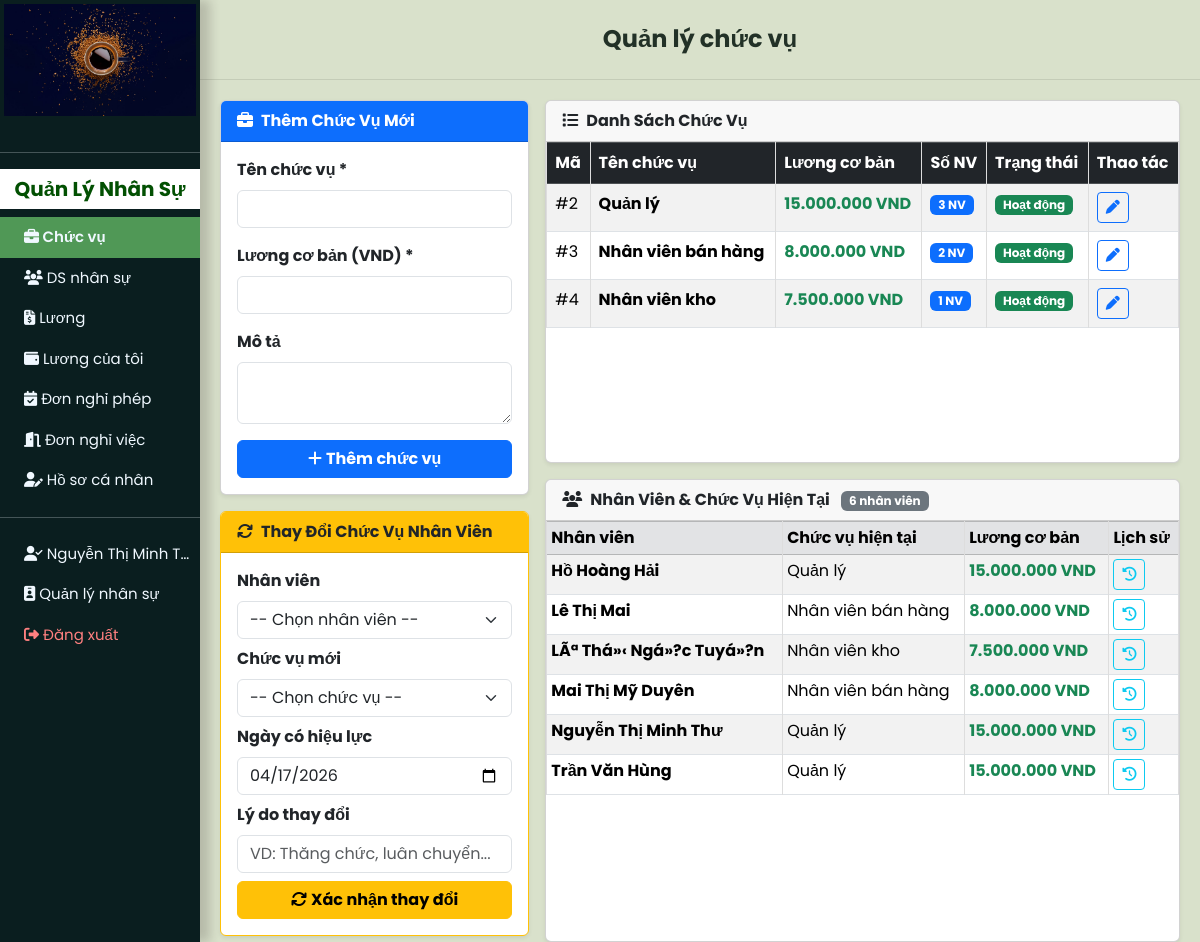
/user_page.php?chucvu (signed in), run on the app's committed database.
### tables this page shows
CREATE TABLE `accounts` (
  `account_id` int(11) NOT NULL,
  `full_name` varchar(150) NOT NULL,
  `email` varchar(150) NOT NULL,
  `password` varchar(255) NOT NULL,
  `role_id` int(11) NOT NULL DEFAULT 3,
  `position_id` int(11) DEFAULT NULL,
  `phone` varchar(20) DEFAULT NULL,
  `address` text DEFAULT NULL,
  `birth_date` date DEFAULT NULL,
  `gender` enum('nam','ná»¯','khÃ¡c') DEFAULT NULL,
  `hr_status` enum('active','resigned','on_leave') NOT NULL DEFAULT 'active',
  `system_status` enum('active','locked','disabled','pending') NOT NULL DEFAULT 'pending',
  `hire_date` date DEFAULT NULL,
  `created_at` timestamp NULL DEFAULT current_timestamp(),
  `updated_at` timestamp NULL DEFAULT current_timestamp() ON UPDATE current_timestamp()
);

CREATE TABLE `positions` (
  `position_id` int(11) NOT NULL,
  `position_name` varchar(100) NOT NULL,
  `base_salary` bigint(20) NOT NULL DEFAULT 0,
  `description` text DEFAULT NULL,
  `is_active` tinyint(1) NOT NULL DEFAULT 1,
  `created_at` timestamp NULL DEFAULT current_timestamp(),
  `updated_at` timestamp NULL DEFAULT current_timestamp() ON UPDATE current_timestamp()
);

### src/views/chucvu.php (the view, shortened to what the rows shown need)
<?php
global $conn;
$positions_sql = "SELECT p.*, (SELECT COUNT(*) FROM accounts a WHERE a.position_id = p.position_id AND a.hr_status='active') AS employee_count
                  FROM positions p
                  WHERE p.position_id != 1
                  ORDER BY p.is_active DESC, p.base_salary DESC";
$pos_result = mysqli_query($conn, $positions_sql);
$positions = $pos_result ? mysqli_fetch_all($pos_result, MYSQLI_ASSOC) : [];
$emp_sql = "SELECT a.account_id, a.full_name, r.display_name AS role_name,
                   p.position_name AS current_position, p.position_id AS current_position_id,
                   p.base_salary AS current_base_salary
            FROM accounts a
            JOIN roles r ON r.id = a.role_id
            LEFT JOIN positions p ON p.position_id = a.position_id
            WHERE a.hr_status = 'active' AND a.role_id != 1
            ORDER BY a.full_name";
$emp_result = mysqli_query($conn, $emp_sql);
$employees = $emp_result ? mysqli_fetch_all($emp_result, MYSQLI_ASSOC) : [];
?>
<div class="dash_board px-2">
    <div class="container-fluid">
        <div class="row g-3 mt-1">
            <div class="col-lg-8">
                <div class="card shadow-sm">
                    <div class="card-body p-0">
                        <div style="max-height: 320px; overflow-y: auto;">
                            <table class="table table-striped table-hover table-bordered mb-0 text-center">
                                <thead class="table-dark" style="position: sticky; top: 0; z-index: 2;">
                                    <tr>
                                        <th>Mã</th>
                                        <th>Tên chức vụ</th>
                                        <th>Lương cơ bản</th>
                                        <th>Số NV</th>
                                        <th>Trạng thái</th>
                                        <th>Thao tác</th>
                                    </tr>
                                </thead>
                                <tbody>
                                    <?php foreach ($positions as $pos): ?>
                                    <tr class="<?= !$pos['is_active'] ? 'table-secondary' : '' ?>">
                                        <td>#<?= $pos['position_id'] ?></td>
                                        <td class="text-start fw-bold"><?= htmlspecialchars($pos['position_name']) ?></td>
                                        <td class="text-success fw-bold"><?= number_format($pos['base_salary'],0,',','.') ?> VND</td>
                                        <td><span class="badge text-bg-primary"><?= $pos['employee_count'] ?> NV</span></td>
                                        <td>
                                            <span class="badge text-bg-<?= $pos['is_active'] ? 'success' : 'secondary' ?>">
                                                <?= $pos['is_active'] ? 'Hoạt động' : 'Ngừng' ?>
                                            </span>
                                        </td>
                                        <td>
                                            <a href="user_page.php?chucvu&edit_id=<?= $pos['position_id'] ?>"
                                               class="btn btn-sm btn-outline-primary">
                                                <i class="fa-solid fa-pen"></i>
                                            </a>
                                        </td>
                                    </tr>
                                    <?php endforeach; ?>
                                </tbody>
                            </table>
                        </div>
                    </div>
                </div>
                <div class="card shadow-sm mt-3">
                    <div class="card-body p-0">
                        <div style="max-height: 420px; overflow-y: auto;">
                            <table class="table table-sm table-striped table-bordered mb-0 text-center">
                                <thead class="table-secondary" style="position: sticky; top: 0; z-index: 2;">
                                    <tr><th>Nhân viên</th><th>Chức vụ hiện tại</th><th>Lương cơ bản</th><th>Lịch sử</th></tr>
                                </thead>
                                <tbody>
                                    <?php foreach ($employees as $emp): ?>
                                    <tr>
                                        <td class="text-start fw-bold"><?= htmlspecialchars($emp['full_name']) ?></td>
                                        <td><?= htmlspecialchars($emp['current_position'] ?? '<span class="text-muted">Chưa phân công</span>') ?></td>
                                        <td class="text-success fw-bold">
                                            <?= $emp['current_base_salary'] ? number_format($emp['current_base_salary'], 0, ',', '.') . ' VND' : '<span class="text-muted">-</span>' ?>
                                        </td>
                                        <td>
                                            <button class="btn btn-xs btn-outline-info btn-sm"
                                                    onclick="viewHistory(<?= $emp['account_id'] ?>, '<?= htmlspecialchars($emp['full_name'], ENT_QUOTES) ?>')">
                                                <i class="fa-solid fa-clock-rotate-left"></i>
                                            </button>
                                        </td>
                                    </tr>
                                    <?php endforeach; ?>
                                </tbody>
                            </table>
                        </div>
                    </div>
                </div>
            </div>
        </div>
    </div>
</div>
</div>
</div>

### src/views/layouts/user_layout_start.php (shortened to what the rows shown need)
<!DOCTYPE html>
<html lang="en">
<head>
    <link href="https://cdn.jsdelivr.net/npm/bootstrap@5.3.3/dist/css/bootstrap.min.css" rel="stylesheet" />
    <link rel="stylesheet" href="https://cdnjs.cloudflare.com/ajax/libs/font-awesome/6.5.1/css/all.min.css" />
    <link rel="stylesheet" href="css/style.css" />
</head>
<?php
$roleName = currentRole();
$isManagerRole = $roleName === AppRole::MANAGER;
?>
<?php
$currentTitle = 'COFFEE SHOP';
if (isset($_GET['home'])) {
    $currentTitle = 'COFFEE SHOP';
} elseif (isset($_GET['dashboard'])) {
    $currentTitle = 'COFFEE SHOP';
} elseif (isset($_GET['sanpham'])) {
    $currentTitle = 'Sản phẩm';
} elseif (isset($_GET['phieunhap'])) {
    $currentTitle = 'Phiếu nhập kho';
} elseif (isset($_GET['phieuxuat'])) {
    $currentTitle = 'Phiếu xuất kho';
} elseif (isset($_GET['kho_thongke'])) {
    $currentTitle = 'Thống kê tồn kho';
} elseif (isset($_GET['baocao_kho'])) {
    $currentTitle = 'Báo cáo kho';
} elseif (isset($_GET['baocao_kinhdoanh'])) {
    $currentTitle = 'Báo cáo kinh doanh';
} elseif (isset($_GET['baocao_nhansu'])) {
    $currentTitle = 'Báo cáo nhân sự';
} elseif (isset($_GET['nhacungcap'])) {
    $currentTitle = 'Quản lý nhà cung cấp';
} elseif (isset($_GET['loai'])) {
    $currentTitle = 'Loại sản phẩm';
} elseif (isset($_GET['donhang'])) {
    $currentTitle = 'Đơn hàng';
} elseif (isset($_GET['khachhang'])) {
    $currentTitle = 'Khách hàng';
} elseif (isset($_GET['nhansu'])) {
    $currentTitle = 'Nhân sự';
} elseif (isset($_GET['chucvu'])) {
    $currentTitle = 'Quản lý chức vụ';
} elseif (isset($_GET['bangluong'])) {
    $currentTitle = 'Bảng lương';
} elseif (isset($_GET['luong_ca_nhan'])) {
    $currentTitle = 'Lương của tôi';
} elseif (isset($_GET['donnghi'])) {
    $currentTitle = 'Đơn nghỉ phép';
} elseif (isset($_GET['donnghiviec'])) {
    $currentTitle = 'Đơn nghỉ việc';
} elseif (isset($_GET['profile'])) {
    $currentTitle = 'Hồ sơ cá nhân';
} elseif (isset($_GET['thongke'])) {
    $currentTitle = 'Thống kê';
}
?>
<?php
$_notify_type    = $_SESSION['notify_type']    ?? '';
$_notify_msg     = $_SESSION['notify_message'] ?? '';
$_notify_title   = $_SESSION['notify_title']   ?? '';
$_notify_attrs   = notifyAttrs($_notify_type, $_notify_msg, $_notify_title);
?>
<body class="app-shell"<?= $_notify_attrs ?>>
    <div class="nav-side p-0">
        <div class="logo p-1 justify-content-center text-center">
            <a href="user_page.php?home"> <img src="img/logo.jpg" alt="Logo"></a>
        </div>
        <div class="navs pt-3">
        </div>
        <?php if ($isManagerRole) : ?>
            <hr>
            <div class="container-fluid admin-head">
                <h5 class="text-center py-2 fw-bold">Quản Lý Nhân Sự</h5>
            </div>
            <div class="navs text-center p-0">
                <div class="container-fluid">
                    <a class="text-truncate <?= isset($_GET['chucvu']) ? 'active' : '' ?>"
                       href="user_page.php?chucvu"><i class="fa-solid fa-briefcase"></i> Chức vụ</a>
                </div>
                <div class="container-fluid">
                    <a class="text-truncate <?= isset($_GET['nhansu']) ? 'active' : '' ?>"
                       href="user_page.php?nhansu"><i class="fa-solid fa-users"></i> DS nhân sự</a>
                </div>
                <div class="container-fluid">
                    <a class="text-truncate <?= isset($_GET['bangluong']) ? 'active' : '' ?>"
                       href="user_page.php?bangluong"><i class="fa-solid fa-file-invoice-dollar"></i> Lương</a>
                </div>
                <div class="container-fluid">
                    <a class="text-truncate <?= isset($_GET['luong_ca_nhan']) ? 'active' : '' ?>"
                       href="user_page.php?luong_ca_nhan"><i class="fa-solid fa-wallet"></i> Lương của tôi</a>
                </div>
                <div class="container-fluid">
                    <a class="text-truncate <?= isset($_GET['donnghi']) ? 'active' : '' ?>"
                       href="user_page.php?donnghi">
                        <i class="fa-solid fa-calendar-check"></i> Đơn nghỉ phép
                    </a>
                </div>
                <div class="container-fluid">
                    <a class="text-truncate <?= isset($_GET['donnghiviec']) ? 'active' : '' ?>"
                       href="user_page.php?donnghiviec"><i class="fa-solid fa-door-open"></i> Đơn nghỉ việc</a>
                </div>
                <div class="container-fluid">
                    <a class="text-truncate <?= isset($_GET['profile']) ? 'active' : '' ?>"
                       href="user_page.php?profile"><i class="fa-solid fa-user-pen"></i> Hồ sơ cá nhân</a>
                </div>
            </div>
        <?php endif; ?>
        <div class="navs text-center p-0">
            <hr class="mt-3">
            <div class="container-fluid">
                <a class="text-truncate"><i class="fa-solid fa-user-check"></i> <?= $user_name ?? '' ?></a>
            </div>
            <div class="container-fluid">
                <a class="text-truncate"><i class="fa-solid fa-id-badge"></i> <?= roleLabel(currentRole()) ?></a>
            </div>
            <div class="    container-fluid logout-btn">
                <a class="text-truncate" href="logout.php"><i class="fa-solid fa-right-from-bracket"></i> Đăng xuất</a>
            </div>
        </div>
    </div>
    <div class="app-right">
        <?php if (!isset($_GET['home']) && !isset($_GET['dashboard'])): ?>
        <div class="app-topbar px-3">
            <h4 class="mb-0 fw-bold"><?= htmlspecialchars($currentTitle) ?></h4>
        </div>
        <?php endif; ?>
        <div class="main p-0 <?= (isset($_GET['home']) || isset($_GET['dashboard'])) ? 'h-100' : '' ?>">

### data on the page
accounts: full_name "Nguyễn Thị Minh T…", full_name "Nguyễn Thị Minh Thư", position.position_name "Quản lý", position.base_salary "15.000.000"
positions: position_id "2", position_name "Quản lý", base_salary "15.000.000", employee_count "3", is_active "Hoạt động"
positions: position_id "3", position_name "Nhân viên bán hàng", base_salary "8.000.000", employee_count "2", is_active "Hoạt động"
positions: position_id "4", position_name "Nhân viên kho", base_salary "7.500.000", employee_count "1", is_active "Hoạt động"
accounts: full_name "Hồ Hoàng Hải", position.position_name "Quản lý", position.base_salary "15.000.000"
accounts: full_name "Lê Thị Mai", position.position_name "Nhân viên bán hàng", position.base_salary "8.000.000"
accounts: full_name "LÃª Thá»‹ Ngá»?c Tuyá»?n", position.position_name "Nhân viên kho", position.base_salary "7.500.000"
accounts: full_name "Mai Thị Mỹ Duyên", position.position_name "Nhân viên bán hàng", position.base_salary "8.000.000"
accounts: full_name "Trần Văn Hùng", position.position_name "Quản lý", position.base_salary "15.000.000"

### other printed values
roleLabel(currentRole()) "Quản lý nhân sự"
$currentTitle "Quản lý chức vụ"
count($employees) "6"
